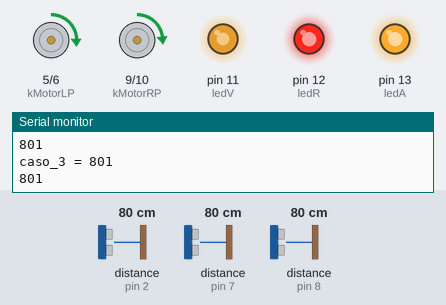
Recording of a sketch running on a simulated Arduino Uno, built with avr-gcc and run on an emulated ATmega328P. Shown: motor-driver pin pairs drawn as motors (green arrow = first pin HIGH = forward, orange = second pin HIGH = backward, longer = more drive), output pins drawn as LEDs (lit = HIGH), the last lines printed to the serial monitor. Wiring (inferred from the names in the program): 3 × ultrasonic range finder: trigger A3, echo pin 8 / trigger A4, echo pin 2 / trigger A5, echo pin 7. Inputs (shaded band) come from the test bench; at power-on: distance to the obstacle (sensors on pin 2, pin 7, pin 8) 80 cm. The echo pulse lasts 58.3 µs per cm; pins used as bus, display or sensor lines are not drawn.

Above: at 1.2 s.
1.3 s: distance to the obstacle (sensor on pin 2) set to 12 cm
2.8 s: distance to the obstacle (sensor on pin 2) set to 9 cm
At 3.3 s:
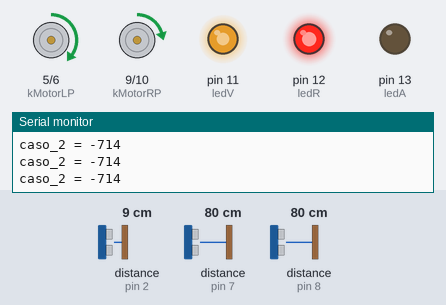
4.3 s: distance to the obstacle (sensor on pin 7) set to 2 cm
At 5.5 s:
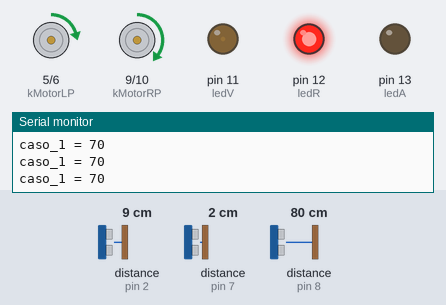
5.8 s: distance to the obstacle (sensor on pin 8) set to 8 cm
8.8 s: distance to the obstacle (sensor on pin 8) set to 5 cm
At 10.0 s:
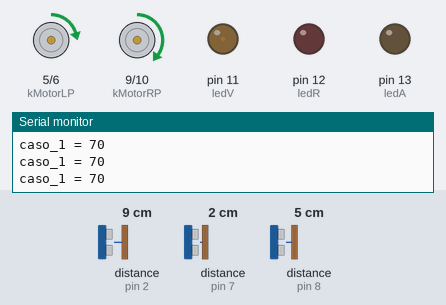
10.3 s: distance to the obstacle (sensor on pin 7) set to 60 cm
At 11.2 s:
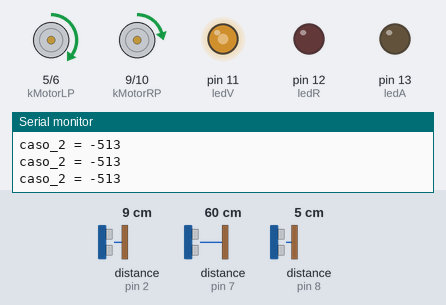
Timing chart, 0 to 12.8 s (numbered marks = the images above; inputs shaded):
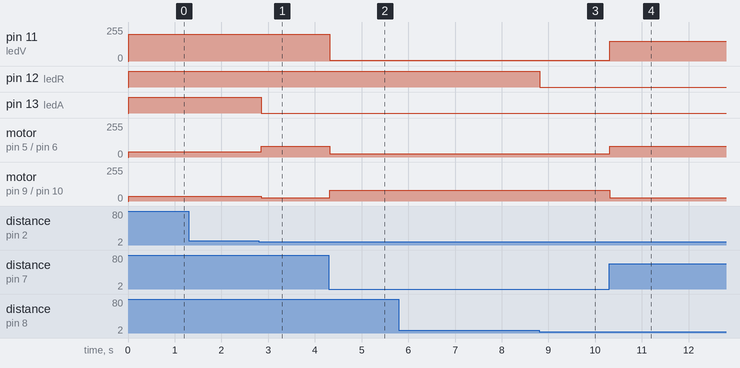

Measured:
- the behaviour switches between 11 and 10 cm on distance to the obstacle (sensor on pin 2) (found by bisection; images 0 and 1)
- the behaviour switches between 7 and 6 cm on distance to the obstacle (sensor on pin 8) (found by bisection; images 2 and 3)
- after the input at 2.8 s, pin 13 (ledA): HIGH → LOW after 0.05 s; motor on pin 5 (kMotorLP) / pin 6 (kMotorLN): forward 40/255 → forward 80/255 after 0.05 s; motor on pin 9 (kMotorRP) / pin 10 (kMotorRN): forward 35/255 → forward 25/255 after 0.05 s
- after the input at 4.3 s, pin 11 (ledV): 199/255 → 4/255 at once; motor on pin 5 (kMotorLP) / pin 6 (kMotorLN): forward 80/255 → forward 25/255 at once; motor on pin 9 (kMotorRP) / pin 10 (kMotorRN): forward 25/255 → forward 80/255 at once
- after the input at 8.8 s, pin 12 (ledR): HIGH → LOW at once
- after the input at 10.3 s, pin 11 (ledV): 4/255 → 149/255 at once; motor on pin 5 (kMotorLP) / pin 6 (kMotorLN): forward 25/255 → forward 80/255 at once; motor on pin 9 (kMotorRP) / pin 10 (kMotorRN): forward 80/255 → forward 25/255 at once

The sketch:

Correccion_distancia_pared_derecha.ino
```cpp
const int TriggerPinA = A3;
const int EchoPinA = 8;
const int TriggerPinB = A4;
const int EchoPinB = 2;
const int TriggerPinC = A5;
const int EchoPinC = 7;

// A=adelenate; B=lateral_atras; C=lateral_adelante;

int DistanceA_mm;
int DistanceB_mm;
int DistanceC_mm;
int Diferencia;
const int ledA = 13;
const int ledR = 12;
const int ledV = 11;
int outA;
int outB;
int outC;

// IN1 = P  / IN2 = L
int kMotorLP = 5;
int kMotorLN = 6;
int kMotorRP = 9;
int kMotorRN = 10;

// the setup function runs once when you press reset or power the board

void setup() {

  // initialize digital pin 13 as an output.
  pinMode(ledA, OUTPUT);
  pinMode(ledR, OUTPUT);
  pinMode(ledV,OUTPUT);
  pinMode(TriggerPinA, OUTPUT);
  pinMode(EchoPinA, INPUT);
  pinMode(TriggerPinB, OUTPUT);
  pinMode(EchoPinB, INPUT);
  pinMode(TriggerPinC, OUTPUT);
  pinMode(EchoPinC, INPUT);
  Serial.begin(9600);

  digitalWrite(ledA,LOW);
  digitalWrite(ledR,LOW);
  digitalWrite(ledV,LOW);

  digitalWrite(kMotorLP, LOW);
  digitalWrite(kMotorLN, LOW);
  digitalWrite(kMotorRP, LOW);
  digitalWrite(kMotorRN, LOW);
}

int  readSensor(int trigger, int echo) {
   int duration;
   digitalWrite(trigger, LOW);
   delayMicroseconds(2);
   digitalWrite(trigger, HIGH);
   delayMicroseconds(10);
   digitalWrite(trigger, LOW);

   duration = pulseIn(echo, HIGH);

   if (duration < 0) duration = 0;
   return ((duration / 2.9) / 2);
}

void loop() {

  DistanceA_mm = readSensor(TriggerPinA, EchoPinA);
  DistanceB_mm = readSensor(TriggerPinB, EchoPinB);
  DistanceC_mm = readSensor(TriggerPinC, EchoPinC);

  outA = map(DistanceA_mm, 0, 1023, 120, 255);
  analogWrite(ledR, outA);
  outB = map(DistanceB_mm, 0, 1023, 0, 255);
  analogWrite(ledA, outB);
  outC = map(DistanceC_mm, 0, 1023, 0, 255);
  analogWrite(ledV, outC);

  Diferencia = DistanceB_mm - DistanceC_mm;

  if (Diferencia > 0) {
      // enderezar motor
      analogWrite(kMotorLP, 25);
      analogWrite(kMotorLN, 0);
      analogWrite(kMotorRP, 80);
      analogWrite(kMotorRN, 0);
      Serial.print("caso_1 = ");
      Serial.println(Diferencia, DEC);
   }

  if (Diferencia < 0) {
      // enderezar motor
      analogWrite(kMotorLP, 80);
      analogWrite(kMotorLN, 0);
      analogWrite(kMotorRP, 25);
      analogWrite(kMotorRN, 0);
      Serial.print("caso_2 = ");
      Serial.println(Diferencia, DEC);
  }

  if (DistanceB_mm > 100) {
      while (DistanceB_mm > 100) {
        // enderezar motor
        analogWrite(kMotorLP, 40);
        analogWrite(kMotorLN, 0);
        analogWrite(kMotorRP, 35);
        analogWrite(kMotorRN, 0);
        Serial.print("caso_3 = ");
        Serial.println(DistanceB_mm, DEC);
        Serial.println(DistanceC_mm, DEC);
      //delay(1000);
        DistanceB_mm = readSensor(TriggerPinB, EchoPinB);
        DistanceC_mm = readSensor(TriggerPinC, EchoPinC);
      }
  }

  delay(20);
}
```
